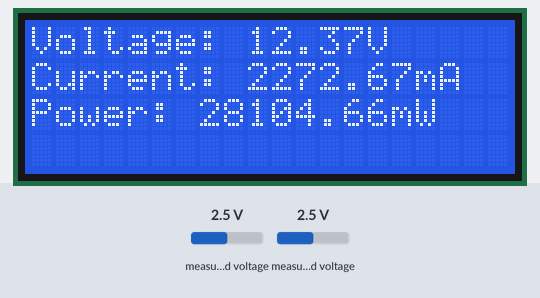
The sketch below on a simulated ESP32. On the bench: 20×4 character LCD. Inputs (shaded band) come from the test bench; at power-on: measured voltage 2.5 V. WiFi joins after 1.5 s; servers stay silent unless stated; the local clock reads 2024-03-15 10:24:30 at power-on unless the sketch sets it; no MQTT or app messages arrive unless stated; what the sketch prints to the serial monitor is not drawn.

Above: at 3.3 s.
3.4 s: measured voltage (sensor 200) set to 0.1 V
At 5.3 s:
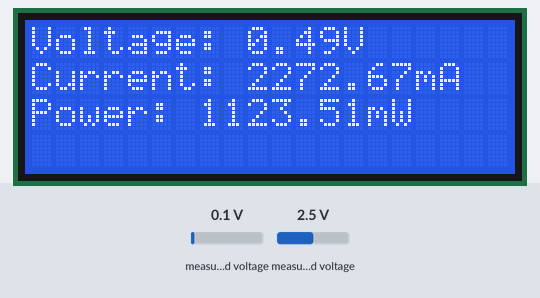
5.7 s: measured voltage (sensor 201) set to 0.1 V
At 7.5 s:
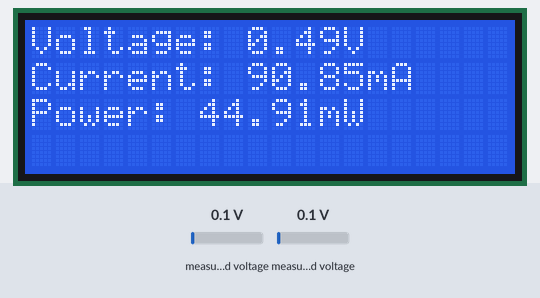
7.8 s: measured voltage (sensor 200) set to 1.2 V
At 9.6 s:
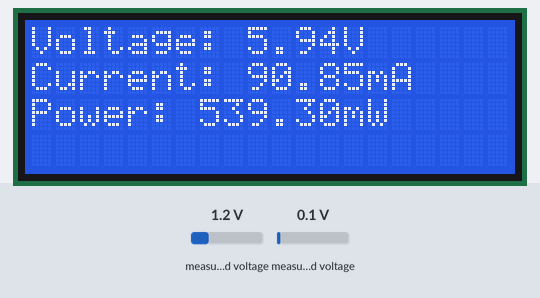
9.9 s: measured voltage (sensor 201) set to 1.2 V
At 10.8 s:
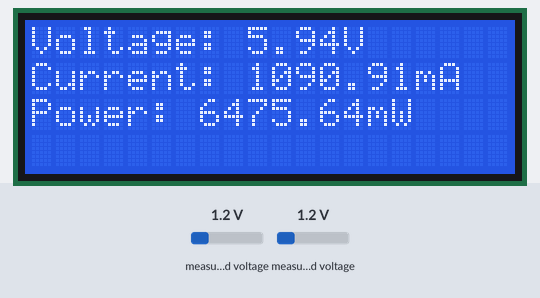
13.5 s: measured voltage (sensor 200) set to 2.5 V
At 14.2 s:
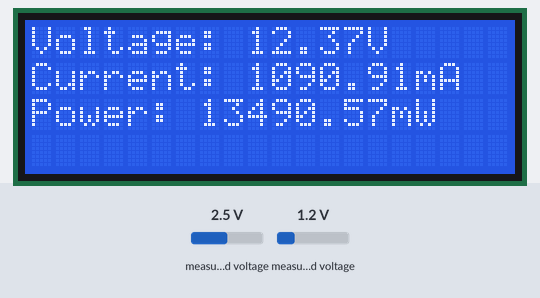
Timing chart, 0 to 16.1 s (numbered marks = the images above; inputs shaded):
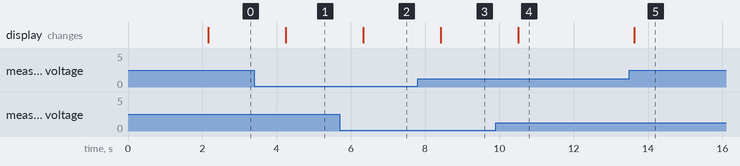

The sketch:

digital_load_tester.ino
```cpp
#include "Controller.h"
#include "LCD.h"
#include "WiFiController.h"

// Attributes

// Output Time interval
long long stime = millis();

// Main controller
Controller control;

// LCD
LCD lcd(20, 4);

// MQTT Client
WiFiController service(&control);

void setup()  {
  Serial.begin(115200);
  control.initialize();
  lcd.initialize();
  service.initialize();
}

void loop() {
  service.mqttListen();
  control.execute();
  if(millis() - stime > 1000) {
    lcd.clear();
    control.printPowerProfile();
    lcd.displayPowerProfile(control.getVoltage(), control.getCurrent(), control.getPower());
    if(control.getThresholdVoltage() < control.getVoltage())
      service.publishData();
    stime = millis();
  }
}
```

Controller.cpp
```cpp
#include "Controller.h"

Controller::Controller()
  : voltageMultiplier(0.9275),
    currentMultiplier(0.1875),
    shuntResistance(1.1),
    dCurrent(0.0),
    dPower(0.0),
    dResistance(0.0),
    thresholdVoltage(0.0),
    soc(0.0),
    lastTime(0),
    maxCapacity(0.0),
    batteryType("null"),
    batteryVersion(0),
    currentMode(0)
{
  this->pid = new PID(0.0, 0.2, 0.6, 0.07, 0.0, 4095.0);
}

void Controller::initialize() {
  while(!this->ads1115.begin())  {
    Serial.println("ADC fuk gya");
  }
  while(!this->MCP4725.begin(0x60))  {
    Serial.println("DAC fuk gya");
  }
  this->MCP4725.setVoltage(0, false);
  this->lastTime = millis();
}

void Controller::execute() {
  this->readVoltage();
  this->readCurrent();
  this->calculatePower();
  this->calculateResistance();
  this->calculateSOC();
  float curVal;
  switch(this->currentMode) {
    case 0:
      curVal = 0.0;
      this->pid->setSetPoint(0.0);
      break;
    case 1:
      curVal = this->current;
      this->pid->setSetPoint(dCurrent);
      break;
    case 2:
      curVal = this->current;
      this->pid->setSetPoint(this->dPower / this->voltage);
      break;
    case 3:
      curVal = this->current;
      this->pid->setSetPoint((this->voltage / this->dResistance) * 1000.0);
  }
  if(this->thresholdVoltage > this->voltage)  {
    this->MCP4725.setVoltage(0, false);
    this->setMode(0);
  }
  else
    this->MCP4725.setVoltage((int)this->pid->feedback(curVal), false);
}

void Controller::readVoltage() {
  int16_t adc0 = this->ads1115.readADC_SingleEnded(0);
  this->voltage = ((float)adc0 * this->voltageMultiplier) / 1000.0;
}

void Controller::readCurrent() {
  int16_t adc1 = this->ads1115.readADC_SingleEnded(1);
  this->current = (((float)adc1 * this->currentMultiplier) / this->shuntResistance);
}

void Controller::calculatePower() {
  this->power = this->voltage * this->current;
}

void Controller::calculateResistance() {
  if(this->current < 1.0)
    this->resistance = 1e9;
  else
    this->resistance = this->voltage / this->current;
}

void Controller::calculateSOC() {
  double dt = millis() - this->lastTime;
  double charge = ((((this->current * dt) / 3600.0) / 10.0) / this->maxCapacity);
  this->soc = this->soc - charge;
  this->lastTime = millis();
}

float Controller::getVoltage()  {
  return this->voltage;
}

float Controller::getCurrent()  {
  return this->current;
}

float Controller::getPower()  {
  return this->power;
}

float Controller::getResistance() {
  return this->resistance;
}

double Controller::getSOC()  {
  return this->soc;
}

float Controller::getMaxCapacity()  {
  return this->maxCapacity;
}

void Controller::setDesiredCurrent(float dCurrent) {
  this->dCurrent = dCurrent;
}

void Controller::setDesiredPower(float dPower) {
  this->dPower = dPower;
}

void Controller::setDesiredResistance(float dResistance) {
  this->dResistance = dResistance;
}

void Controller::setSOC(double soc)  {
  this->soc = soc;
}

void Controller::setMaxCapacity(float maxCapacity)  {
  this->maxCapacity = maxCapacity;
}

void Controller::setThresholdVoltage(float thresholdVoltage) {
  this->thresholdVoltage = thresholdVoltage;
}

float Controller::getThresholdVoltage()  {
  return this->thresholdVoltage;
}

void Controller::setBatteryType(String batteryType)  {
  this->batteryType = batteryType;
}

void Controller::setBatteryVersion(long batteryVersion)  {
  this->batteryVersion = batteryVersion;
}

String Controller::getBatteryType()  {
  return this->batteryType;
}

long Controller::getBatteryVersion()  {
  return this->batteryVersion;
}

void Controller::setVoltageLevel(int voltageLevel)  {
  this->MCP4725.setVoltage(voltageLevel, false);
}

bool Controller::setMode(int num) {
  if(num < 0 || num > 3)
    return false;
  this->currentMode = num;
  return true;
}

void Controller::setP(float kp)  {
  return this->pid->setP(kp);
}

void Controller::setI(float ki)  {
  return this->pid->setI(ki);
}

void Controller::setD(float kd)  {
  return this->pid->setD(kd);
}

void Controller::clear()  {
  this->pid->clear();
}

void Controller::printPowerProfile()  {
  Serial.print("Voltage: ");
  Serial.println(this->voltage);
  Serial.print("Current: ");
  Serial.println(this->current);
  Serial.print("Power: ");
  Serial.println(this->power);
  Serial.print("Error: ");
  Serial.println(this->dCurrent - this->current);
  Serial.print("dCurrent: ");
  Serial.println(this->dCurrent);
  Serial.print("dPower: ");
  Serial.println(this->dPower);
  Serial.print("Mode: ");
  Serial.println(this->currentMode);
  Serial.println();
  Serial.println();

}
```

Controller.h
```cpp
#ifndef CONTROLLER_H
#define CONTROLLER_H

#include <Wire.h>
#include <Adafruit_ADS1X15.h>
#include <Adafruit_MCP4725.h>
#include "PID.h"

class Controller  {

  private:
    // ADC
    Adafruit_ADS1115 ads1115;
    float voltageMultiplier;
    float currentMultiplier;
    float shuntResistance;

    // DAC
    Adafruit_MCP4725 MCP4725;

    // Power Profile
    float voltage;
    float current;
    float power;
    float resistance;
    double soc;
    float maxCapacity;
    unsigned long lastTime;
    float thresholdVoltage;
    String batteryType;
    long batteryVersion;
    int currentMode;

    // PID Controller
    PID *pid;
    float dCurrent;
    float dPower;
    float dResistance;

  public:
    Controller();

    void initialize();

    void execute();

    void readVoltage();
    void readCurrent();
    void calculatePower();
    void calculateResistance();
    void calculateSOC();

    float getVoltage();
    float getCurrent();
    float getPower();
    float getResistance();
    double getSOC();
    float getMaxCapacity();

    void setDesiredCurrent(float);
    void setDesiredPower(float);
    void setDesiredResistance(float);
    void setSOC(double);
    void setMaxCapacity(float);

    void setThresholdVoltage(float);

    float getThresholdVoltage();

    void setBatteryType(String);
    void setBatteryVersion(long);

    String getBatteryType();
    long getBatteryVersion();

    void setVoltageLevel(int voltageLevel);

    void printPowerProfile();

    bool setMode(int);

    // Temporary functions will be deprecated in future
    void setP(float kp);
    void setI(float ki);
    void setD(float kd);
    void clear();
};

#endif CONTROLLER_H
```

Dotenv.h
```cpp
#define WIFI_SSID "<wifi-name>" // Wifi SSID
#define WIFI_PASSWORD "<wifi-password>" // Wifi Password
#define MQTT_SERVER "<mqtt-server-address>" // MQTT Server Address
#define MQTT_PORT 1883 //<mqtt-port>
```

PID.cpp
```cpp
#include "PID.h"

PID::PID()  {
  _init();
}

PID::PID(float setPoint, float kp, float ki, float kd, float minOut, float maxOut)  {
  _init();
  this->setPoint = setPoint;
  this->kp = kp;
  this->ki = ki;
  this->kd = kd;
  this->minOut = minOut;
  this->maxOut = maxOut;
}

void PID::_init()  {
  this->kp = 0.0;
  this->ki = 0.0;
  this->kd = 0.0;
  this->integral = 0.0;
  this->derivative = 0.0;
  this->lastActual = 0.0;
  this->setPoint = 0.0;
  this->output = 0.0;
  this->maxOut = 0.0;
  this->minOut = 0.0;
}

void PID::clamp() {
  if(this->output > this->maxOut)
    this->output = this->maxOut;
  else if(this->output < this->minOut)
    this->output = this->minOut;
}

void PID::setSetPoint(float setPoint) {
  this->setPoint = setPoint;
}

void PID::setP(float kp)  {
  this->kp = kp;
}

void PID::setI(float ki)  {
  this->ki = ki;
}

void PID::setD(float kd)  {
  this->kd = kd;
}

float PID::getP() {
  return this->kp;
}

float PID::getI() {
  return this->ki;
}

float PID::getD() {
  return this->kd;
}

void PID::setMaxOut(float maxOut)  {
  this->maxOut = maxOut;
}

void PID::setMinOut(float minOut)  {
  this->minOut = minOut;
}

float PID::feedback(float actual)  {
  float error = this->setPoint - actual;
  this->integral = this->integral + error;
  this->derivative = (actual - this->lastActual);
  this->output = this->kp*error + this->ki*this->integral + this->kd*this->derivative;
  this->lastActual = actual;
  clamp();
  return this->output;
}

void PID::clear() {
  this->setP(0);
  this->setI(0);
  this->setD(0);
  this->integral = 0;
  this->derivative = 0;
  this->lastActual = 0;
}
```

PID.h
```cpp
#ifndef PID_H
#define PID_H

class PID {

  private:
    float kp;               // Proportional Constant
    float ki;               // Integral Constant
    float kd;               // Derivative Constant

    float integral;         // Integral value
    float derivative;       // Derivative value
    float lastActual;       // Last actual value of the system

    float setPoint;         // Desired value of the system
    float output;           // Generated output from PID controller

    float maxOut;           // Maximum value the system can withstand
    float minOut;           // Minimum value the system requires

    void _init();            // Initialize all the variables
    void clamp();           // Clamp the system between extreme points of the system


  public:
    PID();    // Default constructor
    PID(float setPoint, float kp, float ki, float kd, float minOut, float maxOut);    // Constructor to initialize the PID constant

    void setSetPoint(float setPoint);   // Set SetPoint of the system
    void setP(float kp);    // Set Proportional Constant
    void setI(float ki);    // Set Integral Constant
    void setD(float kd);    // Set Derivative Constant
    float getP();           // Get Proportional Constant
    float getI();           // Get Integral Constant
    float getD();           // Get Derivative Constant

    void setMaxOut(float maxOut);   // Set maximum value the system can withstand
    void setMinOut(float minOut);   // Set minimum value the system requires

    float feedback(float actual);   // Calculate the error and pushes the system towards desired value

    void clear();

};

#endif PID_H
```

WiFiController.cpp
```cpp
#include "WiFiController.h"

Controller* WiFiController::control;

WiFiController::WiFiController(Controller *control)    {
    this->ssid = WIFI_SSID;
    this->password = WIFI_PASSWORD;
    this->control = control;
    this->mqttServer = MQTT_SERVER;
    this->mqttPort = MQTT_PORT;
    this->mqttClient = new PubSubClient(espClient);
    this->ntpServer = "pool.ntp.org";
    this->epochTime = 0;
}

void WiFiController::initialize()  {
    this->connect();
    this->mqttClient->setServer(this->mqttServer, this->mqttPort);
    this->mqttClient->setCallback(mqttCallback);
    this->mqttConnect();
    configTime(0, 0, ntpServer);
    while(this->epochTime < 100000)
      this->epochTime = this->getInitialEpochTime();
    this->epochTime *= 1000;
    this->initialMillis = millis();
}

void WiFiController::connect() {
    WiFi.mode(WIFI_STA); //Optional
    WiFi.begin(this->ssid, this->password);
    Serial.println("\nConnecting");
    while(WiFi.status() != WL_CONNECTED){
        Serial.print(".");
        delay(1000);
    }
    Serial.println("\nConnected to the WiFi network");
    Serial.print("Local ESP32 IP: ");
    Serial.println(WiFi.localIP());
}

void WiFiController::mqttConnect()  {
  Serial.print("Attempting MQTT connection...");
  if (this->mqttClient->connect("ESP32Client")) {
    Serial.println("connected");
    this->mqttClient->subscribe("voltage_monitor/start");
    this->mqttClient->subscribe("voltage_monitor/mode");
    this->mqttClient->subscribe("voltage_monitor/reset");
  }
  else {
    Serial.print("failed, rc=");
    Serial.print(this->mqttClient->state());
  }
}

unsigned long WiFiController::getInitialEpochTime() {
    struct timeval tv;
    if (gettimeofday(&tv, NULL)!= 0)
        return 0;
    return tv.tv_sec;
}

unsigned long long WiFiController::getEpochTime() {
    return (this->epochTime + (millis() - this->initialMillis));
}

// ToDo
void WiFiController::mqttCallback(char* topic, byte* message, unsigned int length)  {
  String data = "";
  for(int i=0;i<length;i++) {
    data += (char)message[i];
  }
  if(!strcmp(topic, "voltage_monitor/reset"))
    resetHandler(data);
  else if(!strcmp(topic, "voltage_monitor/mode"))
    modeHandler(data);
  else if(!strcmp(topic, "voltage_monitor/start"))
    startHandler(data);

}

void WiFiController::resetHandler(String data)  {
  control->setMode(0);
}

void WiFiController::modeHandler(String data) {
  DynamicJsonDocument json(1024);
  DeserializationError error = deserializeJson(json, data);
  if(error) {
    Serial.println("Error in start handler");
    return;
  }
  int _mode = json["mode"].as<int>();
  float dVal = json["val"].as<float>();
  switch(_mode) {
    case 1: control->setDesiredCurrent(dVal); break;
    case 2: control->setDesiredPower(dVal); break;
    case 3: control->setDesiredResistance(dVal); break;
  }
  control->setMode(_mode);
}

void WiFiController::startHandler(String data) {
  Serial.println(data);
  DynamicJsonDocument json(1024);
  DeserializationError error = deserializeJson(json, data);
  if(error) {
    Serial.println("Error in start handler");
    return;
  }
  int _mode = json["mode"].as<int>();
  float dVal = json["val"].as<float>();
  float thresholdVoltage = json["threshold"].as<float>();
  double soc = json["soc"].as<double>();
  float maxCapacity = json["capacity"].as<float>();
  String batteryType = json["type"].as<const char*>();
  long batteryVersion = json["version"].as<long>();
  control->setThresholdVoltage(thresholdVoltage);
  control->setBatteryType(batteryType);
  control->setBatteryVersion(batteryVersion);
  control->setSOC(soc);
  control->setMaxCapacity(maxCapacity);
  switch(_mode) {
    case 1: control->setDesiredCurrent(dVal); break;
    case 2: control->setDesiredPower(dVal); break;
    case 3: control->setDesiredResistance(dVal); break;
 }
 control->setMode(_mode);
}

void WiFiController::mqttListen() {
  if(!this->mqttClient->connected())  {
    this->mqttConnect();
  }
  this->mqttClient->loop();
}

void WiFiController::publishData()  {
  DynamicJsonDocument data(1024);
  String body;
  data["timestamp"] = this->getEpochTime();
  data["batteryType"] = this->control->getBatteryType();
  data["version"] = this->control->getBatteryVersion();
  data["voltage"] = this->control->getVoltage();
  data["current"] = this->control->getCurrent() / 1000.0;
  data["resistance"] = this->control->getResistance() * 1000.0;
  data["power"] = this->control->getPower() / 1000.0;
  data["soc"] = this->control->getSOC();
  serializeJson(data, body);
  this->mqttClient->publish("voltage_monitor/power_profile", &body[0]);
  Serial.println(body);
}

float WiFiController::sToF(String num) {
    return num.toFloat();
}
```

WiFiController.h
```cpp
#ifndef WIFI_CONTROLLER_H
#define WIFI_CONTROLLER_H

#include <WiFi.h>
#include<PubSubClient.h>
#include<time.h>
#include <ArduinoJson.h>
#include "Controller.h"
#include "Dotenv.h"

class WiFiController  {
  private:
        const char *ssid;
        const char *password;

        static Controller *control;

        const char* ntpServer;
        unsigned long long epochTime;
        unsigned long initialMillis;
        unsigned long getInitialEpochTime();

        const char* mqttServer;
        uint16_t mqttPort;
        WiFiClient espClient;
        PubSubClient *mqttClient;
        static void mqttCallback(char*, byte*, unsigned int);
        static void resetHandler(String);
        static void startHandler(String);
        static void modeHandler(String);
        void mqttConnect();

        static float sToF(String);

    public:
        WiFiController(Controller *control);
        void initialize();
        void connect();
        void mqttListen();
        void publishData();
        unsigned long long getEpochTime();
};

#endif WIFI_CONTROLLER_H
```

LCD.cpp
```cpp
#include "LCD.h"

LCD::LCD(int maxCol = 16, int maxRow = 2)  {
    this->maxCol = maxCol;
    this->maxRow = maxRow;
    this->curLine = 0;
    this->lcd = new LiquidCrystal(19, 23, 18, 17, 16, 15);
}

void LCD::initialize()  {
    this->lcd->begin(maxCol, maxRow);
    this->lcd->setCursor(0, 0);
}

template <typename T>
void LCD::print(T msg)  {
    this->lcd->print(msg);
}

template <typename T>
void LCD::println(T msg)  {
    this->lcd->print(msg);
    this->curLine++;
    if(this->curLine >= maxRow)
      this->curLine = 0;
    this->setCursor(0, curLine);
}

void LCD::setCursor(int col, int row)   {
    this->lcd->setCursor(col, row);
}

void LCD::clear() {
  int pixels = 80;
  this->setCursor(0, 0);
    while(pixels--)
      this->lcd->print(" ");
  this->curLine = 0;
}

void LCD::displayPowerProfile(float voltage, float current, float power)  {
//  this->setCursor(0, 0);
  this->print("Voltage: ");
  this->print(voltage);
  this->println("V");
  this->print("Current: ");
  this->print(current);
  this->println("mA");
  this->print("Power: ");
  this->print(power);
  this->println("mW");
}
```

LCD.h
```cpp
#ifndef LCD_H
#define LCD_H

#include<LiquidCrystal.h>

class LCD   {

    private:
        LiquidCrystal *lcd;
        int maxRow;
        int maxCol;
        int curLine;

    public:
        LCD(int maxCol, int maxRow);
        void initialize();
        template <typename T>
        void print(T msg);
        template <typename T>
        void println(T msg);
        void setCursor(int col, int row);
        void clear();
        void displayPowerProfile(float voltage, float current, float power);

};

#endif LCD_H
```

Measured:
- after the input at 3.4 s, the display: changes after 0.85 s (image 1)
- after the input at 5.7 s, the display: changes after 0.64 s (image 2)
- after the input at 7.8 s, the display: changes after 0.62 s (image 3)
- after the input at 9.9 s, the display: changes after 0.61 s (image 4)
- after the input at 13.5 s, the display: changes after 0.14 s (image 5)
